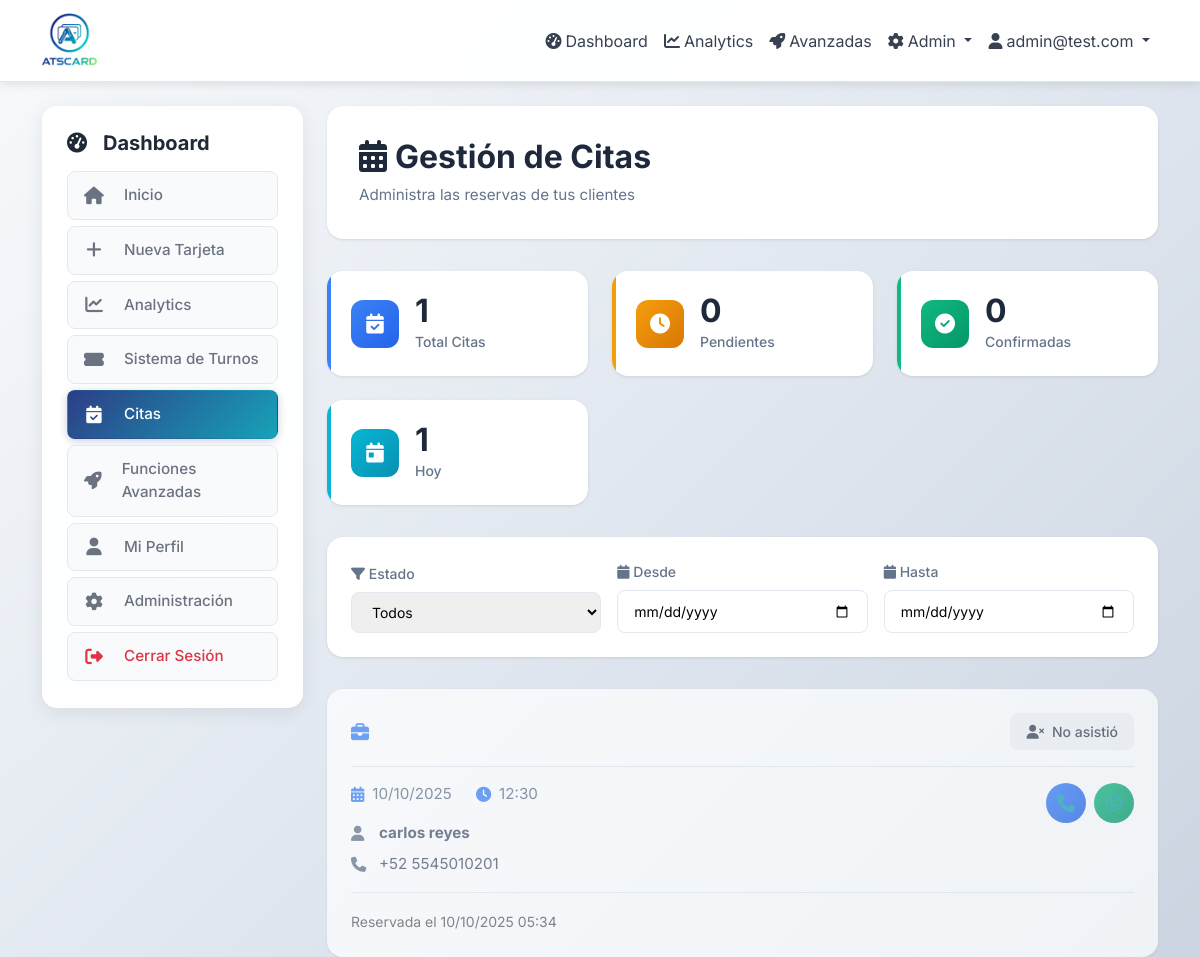
The app's page /dashboard/appointments (signed in), older data.
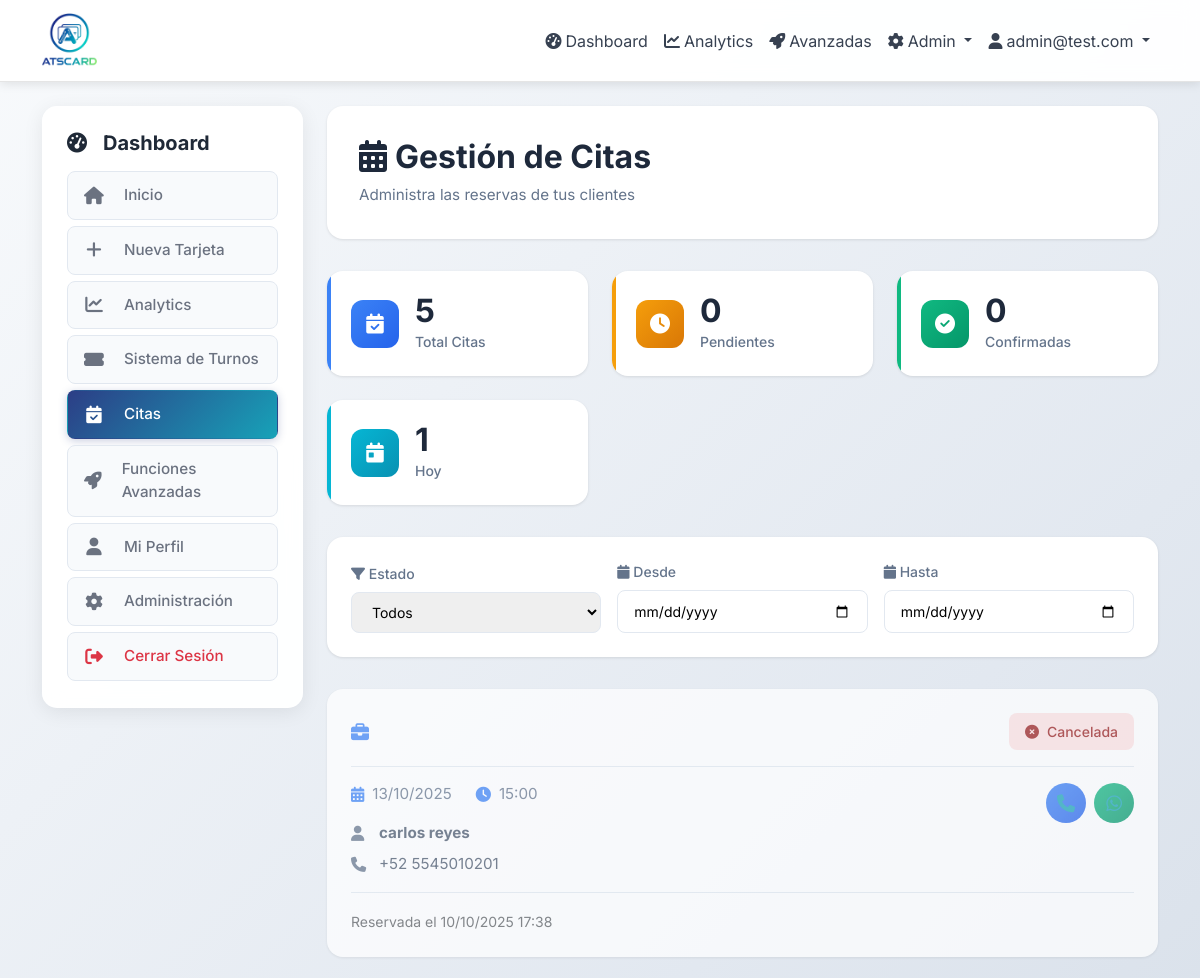
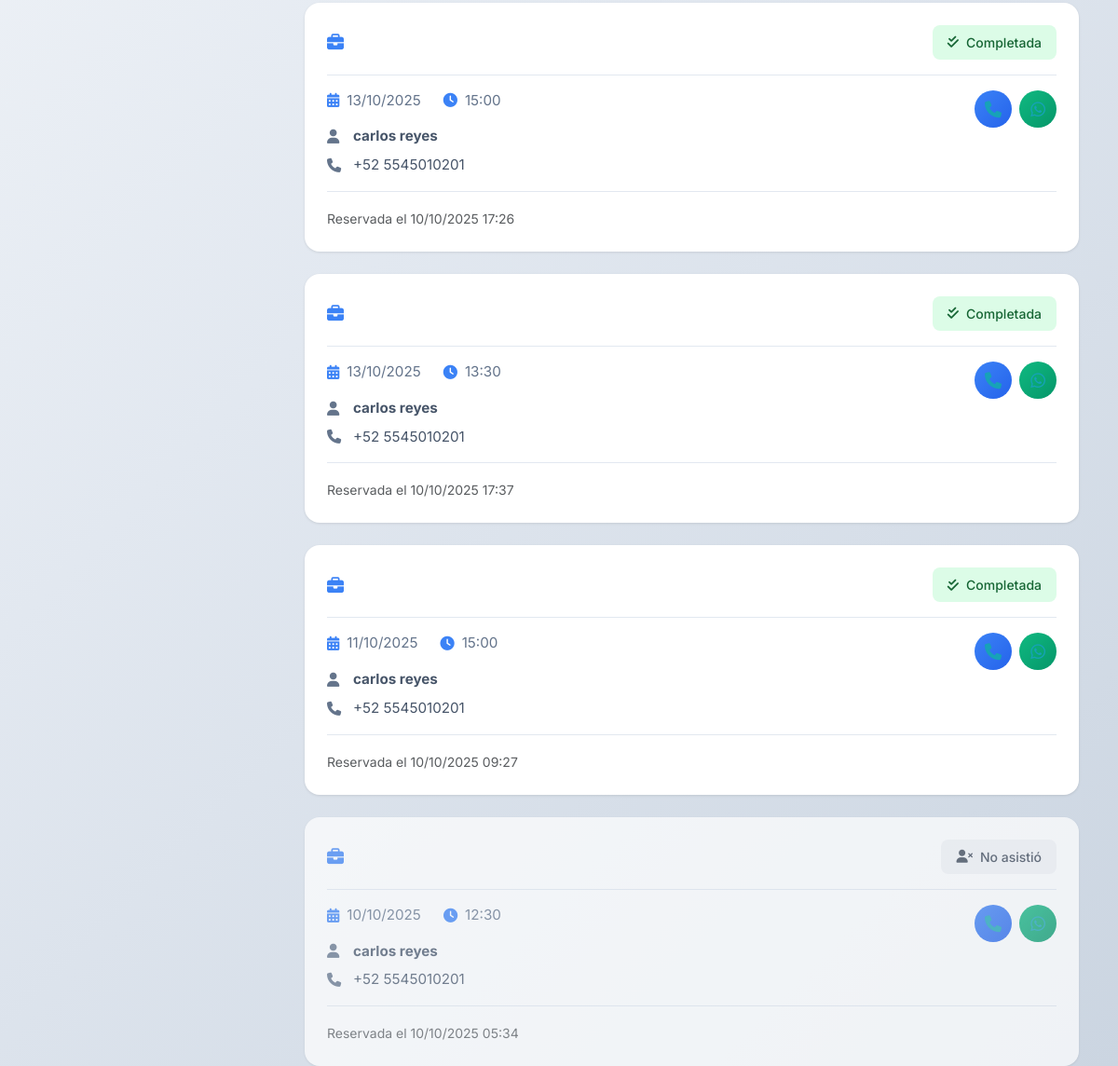
The same page, newer data (2 pictures, top to bottom).
### app/models.py (models this page shows, shortened)
class User(UserMixin, db.Model):
    id = db.Column(db.Integer, primary_key=True)
    email = db.Column(db.String(120), unique=True, nullable=False, index=True)
    password_hash = db.Column(db.String(255), nullable=False)
    role = db.Column(Enum('admin', 'user', name='user_roles'), default='user', nullable=False)
    is_active = db.Column(db.Boolean, default=True, nullable=False)
    is_approved = db.Column(db.Boolean, default=False)
    approved_at = db.Column(db.DateTime)
    approved_by_id = db.Column(db.Integer)
    is_suspended = db.Column(db.Boolean, default=False)
    suspension_reason = db.Column(db.String(500))
    suspended_at = db.Column(db.DateTime)
    suspended_by_id = db.Column(db.Integer)
    max_cards = db.Column(db.Integer, default=1, nullable=False)
    last_login = db.Column(db.DateTime)
    total_views = db.Column(db.Integer, default=0)
    email_verified = db.Column(db.Boolean, default=False)
    email_verified_at = db.Column(db.DateTime)
    reset_token = db.Column(db.String(255))
    reset_token_expires = db.Column(db.DateTime)
    created_at = db.Column(db.DateTime, default=now_utc_for_db)
    updated_at = db.Column(db.DateTime, default=now_utc_for_db, onupdate=now_utc_for_db)
    cards = db.relationship('Card', backref='owner', lazy='dynamic', cascade='all, delete-orphan')
    ticket_system = db.relationship('TicketSystem', backref='owner', uselist=False, cascade='all, delete-orphan')
    def is_admin(self):
        return self.role == 'admin'

class Appointment(db.Model):
    __tablename__ = 'appointment'
    id = db.Column(db.Integer, primary_key=True)
    service_id = db.Column(db.Integer, db.ForeignKey('service.id'), nullable=False)
    card_id = db.Column(db.Integer, db.ForeignKey('card.id'), nullable=False)
    customer_name = db.Column(db.String(200), nullable=False)
    customer_phone_country = db.Column(db.String(10))  # Prefijo del país (ej: +52)
    customer_phone = db.Column(db.String(20), nullable=False)
    customer_address = db.Column(db.Text)  # Opcional
    appointment_date = db.Column(db.Date, nullable=False, index=True)
    appointment_time = db.Column(db.String(5), nullable=False)  # Formato "HH:MM" (ej: "14:30")
    status = db.Column(
        Enum('pending', 'confirmed', 'cancelled', 'completed', 'no_show', name='appointment_statuses'),
        default='pending',
        nullable=False,
        index=True
    )
    notes = db.Column(db.Text)
    cancellation_reason = db.Column(db.String(500))
    created_at = db.Column(db.DateTime, default=now_utc_for_db, index=True)
    updated_at = db.Column(db.DateTime, default=now_utc_for_db, onupdate=now_utc_for_db)
    confirmed_at = db.Column(db.DateTime)
    completed_at = db.Column(db.DateTime)
    cancelled_at = db.Column(db.DateTime)
    ip_address = db.Column(db.String(45))  # IP del cliente al reservar
    user_agent = db.Column(db.String(500))
    service = db.relationship('Service', backref=db.backref('appointments', lazy='dynamic', cascade='all, delete-orphan'))
    card = db.relationship('Card', backref=db.backref('appointments', lazy='dynamic', cascade='all, delete-orphan'))
    def get_full_phone(self):
        if not self.customer_phone:
            return None
        if self.customer_phone_country:
            return f"{self.customer_phone_country}{self.customer_phone}"
        return self.customer_phone
    def get_whatsapp_url(self, message=None):
        phone = self.get_full_phone()
        if not phone:
            return None
        clean_phone = ''.join(filter(str.isdigit, phone.replace('+', '')))
        if not message:
            message = f"Hola {self.customer_name}, confirmando tu cita para {self.service.title} el {self.appointment_date.strftime('%d/%m/%Y')} a las {self.appointment_time}."
        import urllib.parse
        encoded_message = urllib.parse.quote(message)
        return f"https://wa.me/{clean_phone}?text={encoded_message}"

### app/dashboard/routes.py (the view)
@bp.route('/appointments')
@login_required
def appointments():
    from ..models import Appointment
    from sqlalchemy import or_
    from datetime import date, timedelta
    status_filter = request.args.get('status', 'all')
    date_filter = request.args.get('date', 'all')
    query = Appointment.query.join(Card).filter(Card.owner_id == current_user.id)
    if status_filter != 'all':
        query = query.filter(Appointment.status == status_filter)
    today = date.today()
    if date_filter == 'today':
        query = query.filter(Appointment.appointment_date == today)
    elif date_filter == 'upcoming':
        query = query.filter(Appointment.appointment_date >= today)
    elif date_filter == 'past':
        query = query.filter(Appointment.appointment_date < today)
    elif date_filter == 'week':
        week_from_now = today + timedelta(days=7)
        query = query.filter(Appointment.appointment_date.between(today, week_from_now))
    appointments_list = query.order_by(Appointment.appointment_date.desc(), Appointment.appointment_time.desc()).all()
    all_appointments_query = Appointment.query.join(Card).filter(Card.owner_id == current_user.id)
    stats = {
        'total': all_appointments_query.count(),
        'pending': all_appointments_query.filter(Appointment.status == 'pending').count(),
        'confirmed': all_appointments_query.filter(Appointment.status == 'confirmed').count(),
        'today': all_appointments_query.filter(Appointment.appointment_date == today).count(),
        'upcoming': all_appointments_query.filter(
            Appointment.appointment_date >= today,
            Appointment.status.in_(['pending', 'confirmed'])
        ).count(),
    }
    user_agent = request.headers.get('User-Agent', '').lower()
    is_mobile = any(keyword in user_agent for keyword in [
        'mobile', 'android', 'iphone', 'ipad', 'ipod', 'blackberry', 'windows phone'
    ])
    if is_mobile:
        return render_template('dashboard/appointments_pwa.html',
                              appointments=appointments_list,
                              stats=stats,
                              status_filter=status_filter,
                              date_filter=date_filter)
    else:
        return render_template('dashboard/appointments/index.html',
                              appointments=appointments_list,
                              stats=stats,
                              status_filter=status_filter,
                              date_filter=date_filter)

### app/templates/dashboard/appointments/index.html (shortened to what this page needs)
{% extends "base.html" %}
{% block content %}
<div class="row">
    <div class="col-md-3">
        {% include 'dashboard/_sidebar.html' %}
    </div>
    <div class="col-md-9">
        <div class="dashboard-header">
            <div class="header-content">
                <div class="header-left">
                    <h1 class="dashboard-title">
                        <i class="fas fa-calendar-alt me-2"></i>Gestión de Citas
                    </h1>
                    <div class="dashboard-subtitle">
                        Administra las reservas de tus clientes
                    </div>
                </div>
            </div>
        </div>
        <div class="stats-grid">
            <div class="stat-card stat-primary">
                <div class="stat-icon">
                    <i class="fas fa-calendar-check"></i>
                </div>
                <div class="stat-content">
                    <div class="stat-number">{{ stats.total }}</div>
                    <div class="stat-label">Total Citas</div>
                </div>
            </div>
            <div class="stat-card stat-warning">
                <div class="stat-icon">
                    <i class="fas fa-clock"></i>
                </div>
                <div class="stat-content">
                    <div class="stat-number">{{ stats.pending }}</div>
                    <div class="stat-label">Pendientes</div>
                </div>
            </div>
            <div class="stat-card stat-success">
                <div class="stat-icon">
                    <i class="fas fa-check-circle"></i>
                </div>
                <div class="stat-content">
                    <div class="stat-number">{{ stats.confirmed }}</div>
                    <div class="stat-label">Confirmadas</div>
                </div>
            </div>
            <div class="stat-card stat-info">
                <div class="stat-icon">
                    <i class="fas fa-calendar-day"></i>
                </div>
                <div class="stat-content">
                    <div class="stat-number">{{ stats.today }}</div>
                    <div class="stat-label">Hoy</div>
                </div>
            </div>
        </div>
        <div class="filters-card">
            <form method="GET" class="filters-form">
                <div class="filter-group">
                    <label class="filter-label">
                        <i class="fas fa-filter"></i> Estado
                    </label>
                    <select name="status" class="filter-select" onchange="this.form.submit()">
                        <option value="">Todos</option>
                    </select>
                </div>
                <div class="filter-group">
                    <label class="filter-label">
                        <i class="fas fa-calendar"></i> Desde
                    </label>
                    <input type="date" name="date_from" class="filter-input"
                           value="{{ request.args.get('date_from', '') }}"
                           onchange="this.form.submit()">
                </div>
                <div class="filter-group">
                    <label class="filter-label">
                        <i class="fas fa-calendar"></i> Hasta
                    </label>
                    <input type="date" name="date_to" class="filter-input"
                           value="{{ request.args.get('date_to', '') }}"
                           onchange="this.form.submit()">
                </div>
            </form>
        </div>
        {% if appointments %}
        <div class="appointments-section">
            {% for appointment in appointments %}
            <div class="appointment-card {% if appointment.status == 'cancelled' or appointment.status == 'no_show' %}appointment-inactive{% endif %}"
                 data-appointment-id="{{ appointment.id }}">
                <div class="appointment-header">
                    <div class="appointment-service">
                        <i class="fas fa-briefcase"></i>
                    </div>
                    <div class="appointment-status">
                        <span class="status-badge status-{{ appointment.status }}">
                            {% if appointment.status == 'pending' %}
                                <i class="fas fa-clock"></i> Pendiente
                            {% elif appointment.status == 'confirmed' %}
                                <i class="fas fa-check-circle"></i> Confirmada
                            {% elif appointment.status == 'completed' %}
                                <i class="fas fa-check-double"></i> Completada
                            {% elif appointment.status == 'cancelled' %}
                                <i class="fas fa-times-circle"></i> Cancelada
                            {% elif appointment.status == 'no_show' %}
                                <i class="fas fa-user-times"></i> No asistió
                            {% endif %}
                        </span>
                    </div>
                </div>
                <div class="appointment-body">
                    <div class="appointment-left">
                        <div class="appointment-datetime">
                            <div class="datetime-item">
                                <i class="fas fa-calendar-alt"></i>
                                <span>{{ appointment.appointment_date.strftime('%d/%m/%Y') }}</span>
                            </div>
                            <div class="datetime-item">
                                <i class="fas fa-clock"></i>
                                <span>{{ appointment.appointment_time }}</span>
                            </div>
                        </div>
                        <div class="appointment-customer">
                            <div class="customer-info">
                                <i class="fas fa-user"></i>
                                <strong>{{ appointment.customer_name }}</strong>
                            </div>
                            <div class="customer-contact">
                                <i class="fas fa-phone"></i>
                                <span>{{ appointment.customer_phone_country }} {{ appointment.customer_phone }}</span>
                            </div>
                        </div>
                    </div>
                    <div class="appointment-actions">
                        <div class="contact-buttons">
                            <a href="tel:{{ appointment.customer_phone_country }}{{ appointment.customer_phone }}"
                               class="btn-contact btn-phone"
                               title="Llamar">
                                <i class="fas fa-phone"></i>
                            </a>
                            <a href="{{ appointment.get_whatsapp_url() }}"
                               target="_blank"
                               class="btn-contact btn-whatsapp"
                               title="WhatsApp">
                                <i class="fab fa-whatsapp"></i>
                            </a>
                        </div>
                    </div>
                </div>
                <div class="appointment-footer">
                    <small class="text-muted">
                        Reservada el {{ appointment.created_at.strftime('%d/%m/%Y %H:%M') }}
                    </small>
                </div>
            </div>
            {% endfor %}
        </div>
        {% endif %}
    </div>
</div>
{% endblock %}

### app/templates/base.html (shortened to what this page needs)
<!DOCTYPE html>
<html lang="es">
<head>
    <link href="https://cdn.jsdelivr.net/npm/bootstrap@5.3.0/dist/css/bootstrap.min.css" rel="stylesheet">
    <link href="https://cdnjs.cloudflare.com/ajax/libs/font-awesome/6.4.0/css/all.min.css" rel="stylesheet">
</head>
<body>
    <nav class="navbar navbar-expand-lg navbar-light mb-4">
        <div class="container">
            <a class="navbar-brand d-flex align-items-center" href="{{ url_for('index') }}">
                <img src="{{ url_for('static', filename='logo/logoNB.png') }}" alt="ATScard" class="navbar-logo me-2">
            </a>
            <div class="collapse navbar-collapse" id="navbarNav">
                <ul class="navbar-nav ms-auto">
                    {% if current_user.is_authenticated %}
                        <li class="nav-item">
                            <a class="nav-link" href="{{ url_for('dashboard.index') }}">
                                <i class="fas fa-tachometer-alt me-1"></i>Dashboard
                            </a>
                        </li>
                        <li class="nav-item">
                            <a class="nav-link" href="{{ url_for('dashboard.analytics') }}">
                                <i class="fas fa-chart-line me-1"></i>Analytics
                            </a>
                        </li>
                        <li class="nav-item">
                            <a class="nav-link" href="{{ url_for('dashboard.advanced_features') }}">
                                <i class="fas fa-rocket me-1"></i>Avanzadas
                            </a>
                        </li>
                        {% if current_user.is_admin() %}
                        <li class="nav-item dropdown">
                            <a class="nav-link dropdown-toggle" href="#" role="button" data-bs-toggle="dropdown">
                                <i class="fas fa-cog me-1"></i>Admin
                            </a>
                        </li>
                        {% endif %}
                        <li class="nav-item dropdown">
                            <a class="nav-link dropdown-toggle" href="#" role="button" data-bs-toggle="dropdown">
                                <i class="fas fa-user me-1"></i>{{ current_user.email }}
                            </a>
                        </li>
                    {% endif %}
                </ul>
            </div>
        </div>
    </nav>
    <div class="container">
        {% block content %}{% endblock %}
    </div>
</body>
</html>

Row changes from the older to the newer data that the page shows:
added Appointment: status "cancelled" (drawn), appointment_date "13/10/2025", appointment_time "15:00", customer_name "carlos reyes", customer_phone_country "+52", customer_phone "5545010201", created_at "10/10/2025 17:38"
added Appointment: status "completed" (drawn), appointment_date "13/10/2025", appointment_time "15:00", customer_name "carlos reyes", customer_phone_country "+52", customer_phone "5545010201", created_at "10/10/2025 17:26"
added Appointment: status "completed" (drawn), appointment_date "13/10/2025", appointment_time "13:30", customer_name "carlos reyes", customer_phone_country "+52", customer_phone "5545010201", created_at "10/10/2025 17:37"
added Appointment: status "completed" (drawn), appointment_date "11/10/2025", appointment_time "15:00", customer_name "carlos reyes", customer_phone_country "+52", customer_phone "5545010201", created_at "10/10/2025 09:27"
Text that changed along with them:
{{ stats.total }}: "1" → "5"
